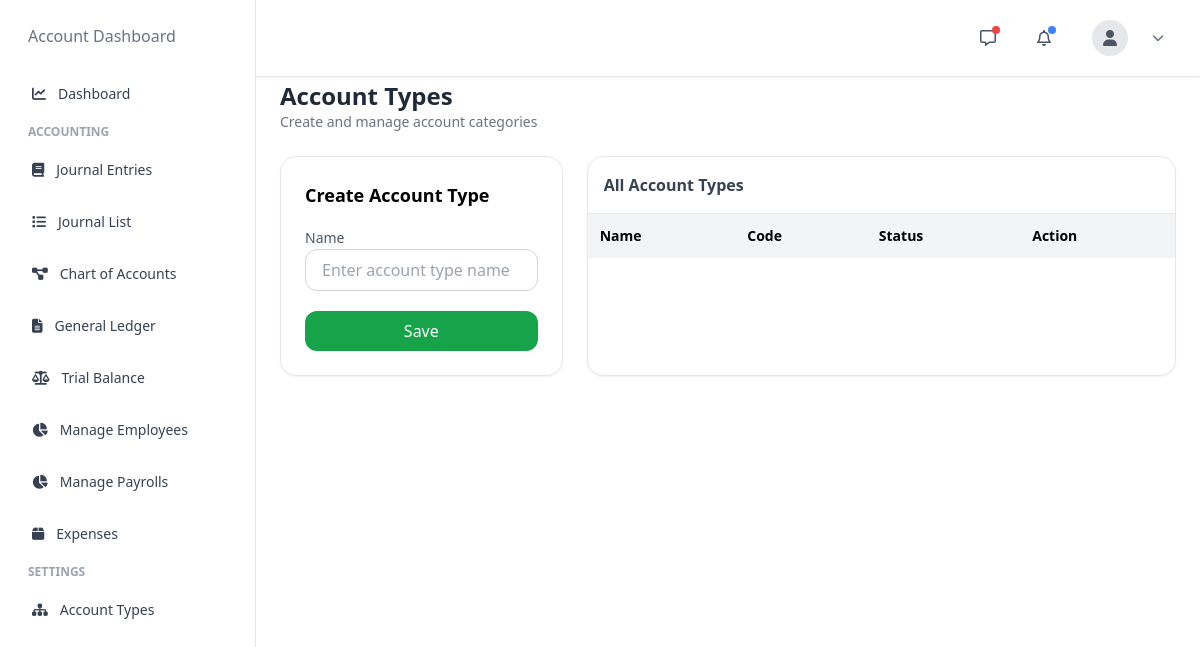
Before: /accounting/account-types/ with the older database file.
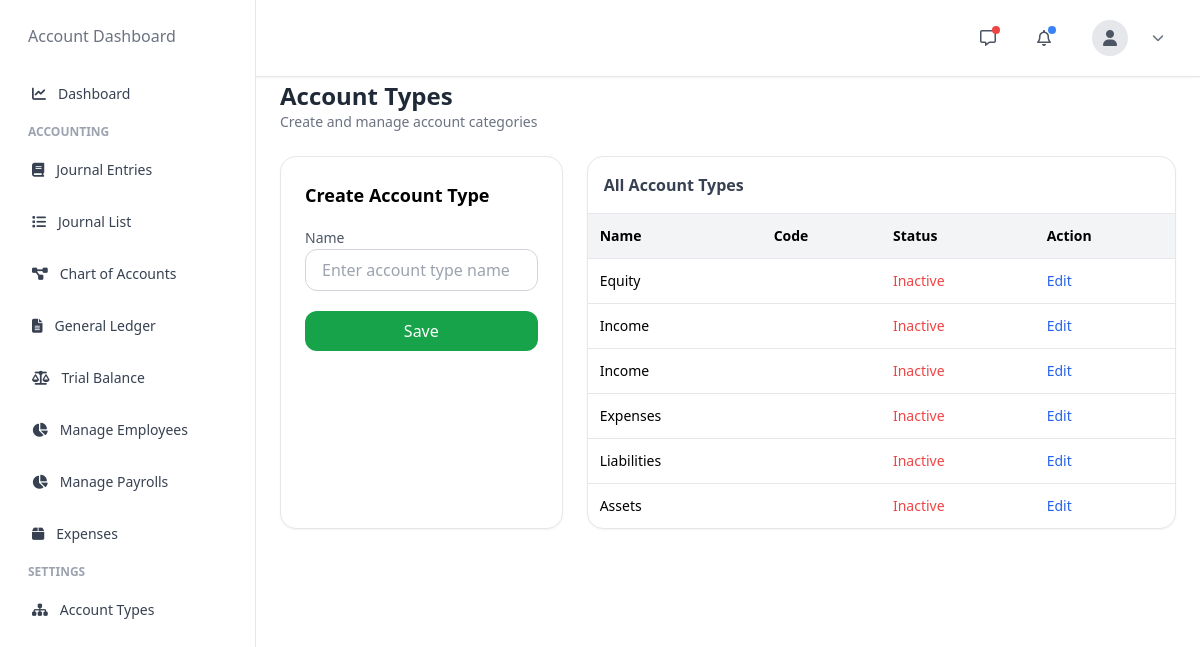
After: the same page with the newer database file.
### accounting/models.py (models this page shows, shortened)
class AccountType(models.Model):
    name = models.CharField(max_length=255)

### accounting/views.py (the view, shortened to what this page needs)
# urls.py: path("account-types/", views.account_type_list_create, name="account_type_list_create"),
def account_type_list_create(request):
    account_types = AccountType.objects.all().order_by('-id')
    edit_instance = None
    if request.GET.get('edit'):
        edit_instance = get_object_or_404(AccountType, id=request.GET.get('edit'))
    form = AccountTypeForm(instance=edit_instance)
    return render(request, "accounting/account_type.html", {
        "form": form,
        "account_types": account_types,
        "edit_instance": edit_instance,
    })

### accounting/forms.py
class AccountTypeForm(forms.ModelForm):
    class Meta:
        model = AccountType
        fields = ['name']
        widgets = {
            'name': forms.TextInput(attrs={
                'class': 'w-full px-4 py-2 border border-gray-300 rounded-xl focus:outline-none focus:ring-2 focus:ring-blue-500',
                'placeholder': 'Enter account type name'
            }),
        }

### templates/accounting/account_type.html (shortened to what this page needs)
{% extends 'accounting/base.html' %}
{% load static %}
{% block content %}
{% include 'accounting/nav.html' %}
{% include 'accounting/sidebar.html' %}
<div class="sm:ml-64 min-h-screen pt-20 px-6 pb-10">
    <div class="max-w-6xl mx-auto">
        <div class="mb-6">
            <h1 class="text-2xl font-semibold text-gray-800">
                Account Types
            </h1>
            <p class="text-sm text-gray-500">
                Create and manage account categories
            </p>
        </div>
        <div class="grid grid-cols-1 md:grid-cols-3 gap-6">
            <div class="md:col-span-1 bg-white border rounded-2xl p-6 shadow-sm">
                <h2 class="text-lg font-semibold mb-4">
                    {% if edit_instance %}Update{% else %}Create{% endif %} Account Type
                </h2>
                <form method="POST">
                    <div class="space-y-4">
                        <div>
                            <label class="text-sm text-gray-600">Name</label>
                            {{ form.name }}
                        </div>
                    </div>
                    <button type="submit"
                        class="mt-5 w-full bg-green-600 hover:bg-green-700 text-white py-2 rounded-xl">
                        {% if edit_instance %}Update{% else %}Save{% endif %}
                    </button>
                </form>
            </div>
            <div class="md:col-span-2 bg-white border rounded-2xl shadow-sm overflow-hidden">
                <div class="p-4 border-b">
                    <h2 class="font-semibold text-gray-700">All Account Types</h2>
                </div>
                <table class="w-full text-sm">
                    <thead class="bg-gray-100 text-left">
                        <tr>
                            <th class="p-3">Name</th>
                            <th class="p-3">Code</th>
                            <th class="p-3">Status</th>
                            <th class="p-3">Action</th>
                        </tr>
                    </thead>
                    <tbody>
                        {% for type in account_types %}
                        <tr class="border-t">
                            <td class="p-3">{{ type.name }}</td>
                            <td class="p-3">{{ type.code }}</td>
                            <td class="p-3">
                                {% if type.is_active %}
                                    <span class="text-green-600">Active</span>
                                {% else %}
                                    <span class="text-red-500">Inactive</span>
                                {% endif %}
                            </td>
                            <td class="p-3">
                                <a href="?edit={{ type.id }}"
                                   class="text-blue-600 hover:underline">
                                    Edit
                                </a>
                            </td>
                        </tr>
                        {% endfor %}
                    </tbody>
                </table>
            </div>
        </div>
    </div>
</div>
{% endblock %}

Changed rows visible on the page:
added AccountType: name "Equity"
added AccountType: name "Income"
added AccountType: name "Income"
added AccountType: name "Expenses"
added AccountType: name "Liabilities"
added AccountType: name "Assets"
